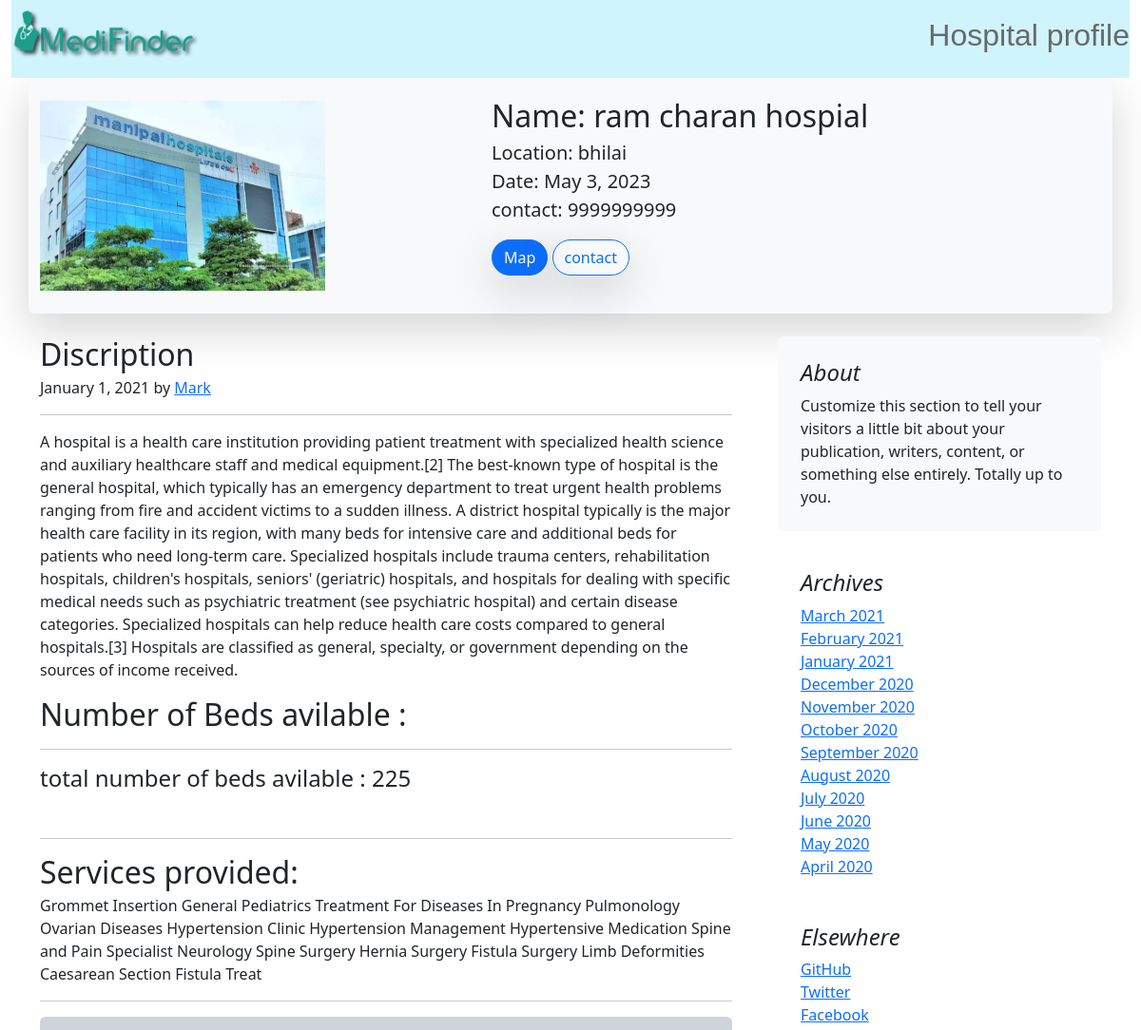
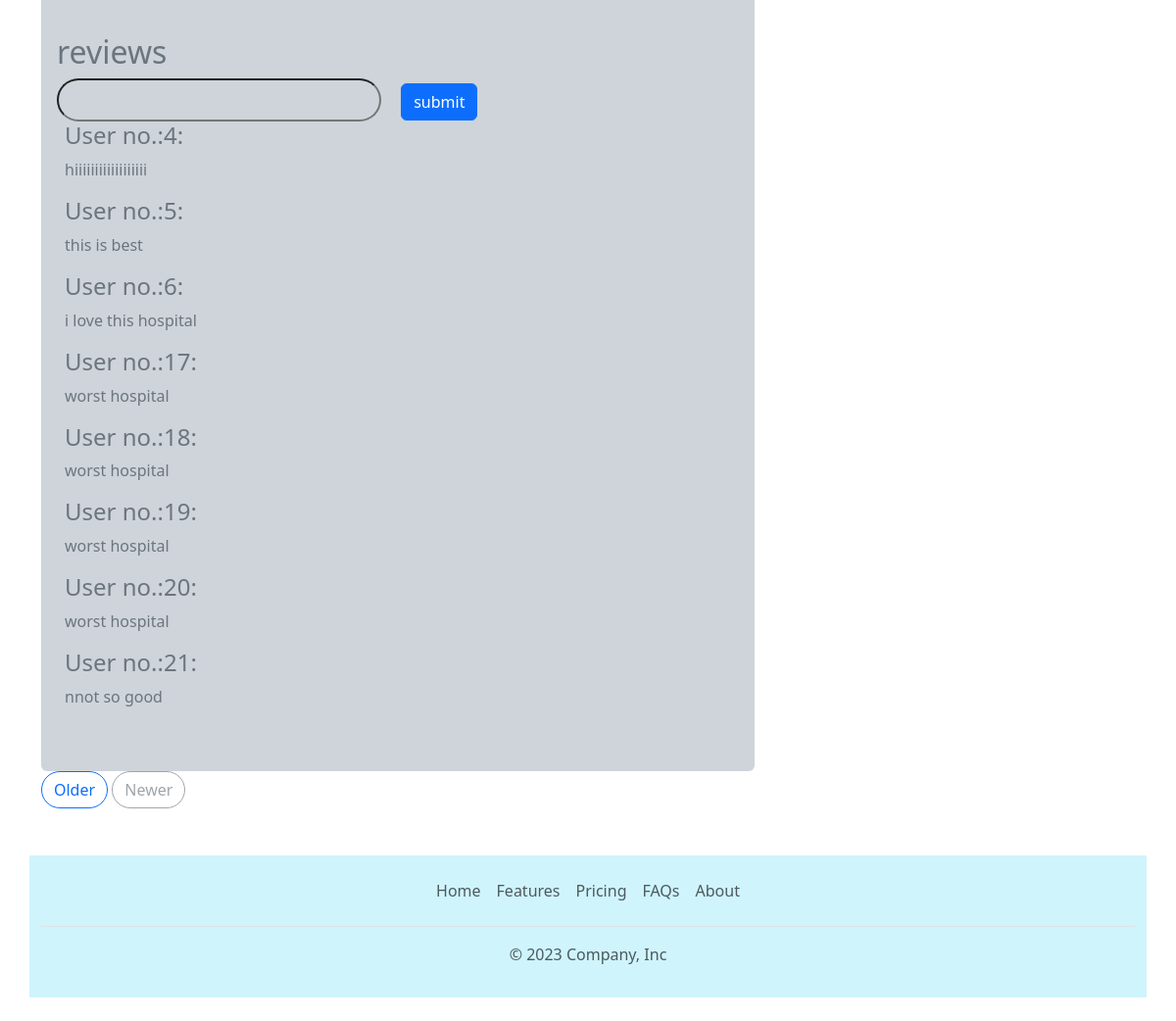
/hos_profile/1, run on the app's committed database (2 pictures, top to bottom).
### hospital/models.py (models this page shows, shortened)
class hos_list(models.Model):
    hos_name = models.CharField(max_length=50)
    location =models.CharField(max_length=50)
    desc = models.CharField(max_length=1000)
    date = models.DateField()
    image = models.ImageField(upload_to="hospital/images")
    services = models.CharField(max_length=1000,default="")
    contact = models.IntegerField(default=0)
    hos_beds = models.IntegerField(default=0)

class reviews(models.Model):
    reviewm = models.CharField(max_length=300)

### hospital/views.py (the view)
# urls.py: path('hos_profile/<int:id>',hos_profile, name='hos_profile'),
def hos_profile(request,id):
    hoslist = hos_list.objects.filter(id=id)
    if request.method == "POST":
        reviews1 = request.POST.get("reviews")
        re = reviews(reviewm=reviews1)
        re.save()
    rev = reviews.objects.all()
    return render(request,"hos_profile.html",{"hoslist":hoslist[0],"rev":rev[:]})

### template/hos_profile.html (shortened to what this page needs)
<!doctype html>
<html lang="en">
  <head>
    <link href="https://cdn.jsdelivr.net/npm/bootstrap@5.3.0-alpha3/dist/css/bootstrap.min.css" rel="stylesheet">
  </head>
  <body style="background-color:rgb(255, 255, 255)  ;">
    {% load static %}
<div class="container-fluid">
    <nav class="navbar bg-info-subtle ">
      <img src="{% static 'mf2ds.png' %}" width="200" alt="">
      <h2 style="font-family: Verdana, Geneva, Tahoma, sans-serif; color: dimgray;"> Hospital profile</h2>
      </nav>
</div>
<div class="container py-4 bg-light shadow-lg rounded-2">
<div class="row featurette" >
    <div class="col-md-7 order-md-2 " >
      <h2 class="featurette-heading fw-normal lh-1">Name: {{hoslist.hos_name}} </h2>
      <p class="lead">Location: {{hoslist.location}} <br>Date: {{hoslist.date}} <br> contact: {{hoslist.contact}} <br></p>
      <a class="btn btn-primary rounded-pill shadow-lg" href="#">Map</a>
      <a class="btn btn-outline-primary rounded-pill shadow-lg">contact</a>
    </div>
    <div class="col-md-5 order-md-1">
      <img src="/media/{{hoslist.image}}" width="300" height="200" alt="">
    </div>
  </div>
</div>
<div class="container">
<div class="row g-5">
  <div class="col-md-8">
    <article class="blog-post py-4">
      <h2 class="blog-post-title mb-1">Discription</h2>
      <p class="blog-post-meta">January 1, 2021 by <a href="#">Mark</a></p>
      <hr>
      <p>{{hoslist.desc}}</p>
      <h2 class="blog-post-title mb-1">Number of Beds avilable :</h2>
      <hr>
      <h4>total number of beds avilable : {{hoslist.hos_beds}}</h4>
      <br>
      <hr>
      <h2 class="blog-post-title mb-1">Services provided:</h2>
      <p>{{hoslist.services}}</p>
      <hr>
      <div class="flex py-5 bg-dark-subtle text-secondary rounded-2">
        <form action="" method="post">
      <h2 class="a mx-3">reviews</h2>
      <input type="text" name="reviews" id="reviews" class="px-5 mx-3 rounded-pill bg-dark-subtle py-2">
      <button type="submit" class="btn btn-primary">submit</button>
     </form>
     {% for i in rev %}
     <h4 class="px-4"> User no.:{{i.id}}: </h4>
     <p class=" px-4">{{i.reviewm}}</p>
     {% endfor %}
     </div>
    <nav class="blog-pagination" aria-label="Pagination">
      <a class="btn btn-outline-primary rounded-pill" href="#">Older</a>
      <a class="btn btn-outline-secondary rounded-pill disabled">Newer</a>
    </nav>
  </div>
  <div class="col-md-4 py-4">
    <div class="position-sticky" style="top: 2rem;">
      <div class="p-4 mb-3 bg-body-tertiary rounded">
        <h4 class="fst-italic">About</h4>
        <p class="mb-0">Customize this section to tell your visitors a little bit about your publication, writers, content, or something else entirely. Totally up to you.</p>
      </div>
      <div class="p-4">
        <h4 class="fst-italic">Archives</h4>
        <ol class="list-unstyled mb-0">
          <li><a href="#">March 2021</a></li>
          <li><a href="#">February 2021</a></li>
          <li><a href="#">January 2021</a></li>
          <li><a href="#">December 2020</a></li>
          <li><a href="#">November 2020</a></li>
          <li><a href="#">October 2020</a></li>
          <li><a href="#">September 2020</a></li>
          <li><a href="#">August 2020</a></li>
          <li><a href="#">July 2020</a></li>
          <li><a href="#">June 2020</a></li>
          <li><a href="#">May 2020</a></li>
          <li><a href="#">April 2020</a></li>
        </ol>
      </div>
      <div class="p-4">
        <h4 class="fst-italic">Elsewhere</h4>
        <ol class="list-unstyled">
          <li><a href="#">GitHub</a></li>
          <li><a href="#">Twitter</a></li>
          <li><a href="#">Facebook</a></li>
        </ol>
      </div>
    </div>
  </div>
</div>
</div>
<div class="container bg-info-subtle">
<footer class="py-3 my-4">
    <ul class="nav justify-content-center border-bottom pb-3 mb-3">
      <li class="nav-item"><a href="{% url 'home' %}" class="nav-link px-2 text-body-secondary">Home</a></li>
      <li class="nav-item"><a href="#" class="nav-link px-2 text-body-secondary">Features</a></li>
      <li class="nav-item"><a href="#" class="nav-link px-2 text-body-secondary">Pricing</a></li>
      <li class="nav-item"><a href="#" class="nav-link px-2 text-body-secondary">FAQs</a></li>
      <li class="nav-item"><a href="#" class="nav-link px-2 text-body-secondary">About</a></li>
    </ul>
    <p class="text-center text-body-secondary">© 2023 Company, Inc</p>
  </footer>
  </div>
  </body>
</html>

### data on the page
hos_list: hos_name "ram charan hospial", location "bhilai", date "May 3, 2023", contact "9999999999", image (picture), desc "A hospital is a health care institution providing patient treatment with specialized health science and auxiliary healthcare staff and medical equipment.[2] The best-known type of hospital is the general hospital, which typically has an emergency department to treat urgent health problems ranging from fire and accident victims to a sudden illness. A district hospital typically is the major health care facility in its region, with many beds for intensive care and additional beds for patients who need long-term care. Specialized hospitals include trauma centers, rehabilitation hospitals, children's hospitals, seniors' (geriatric) hospitals, and hospitals for dealing with specific medical…", hos_beds "225", services "Grommet Insertion General Pediatrics Treatment For Diseases In Pregnancy Pulmonology Ovarian Diseases Hypertension Clinic Hypertension Management Hypertensive Medication Spine and Pain Specialist Neurology Spine Surgery Hernia Surgery Fistula Surgery Limb Deformities Caesarean Section Fistula Treat"
reviews: id "4", reviewm "hiiiiiiiiiiiiiiiiii"
reviews: id "5", reviewm "this is best"
reviews: id "6", reviewm "i love this hospital"
reviews: id "17", reviewm "worst hospital"
reviews: id "18", reviewm "worst hospital"
reviews: id "19", reviewm "worst hospital"
reviews: id "20", reviewm "worst hospital"
reviews: id "21", reviewm "nnot so good"
